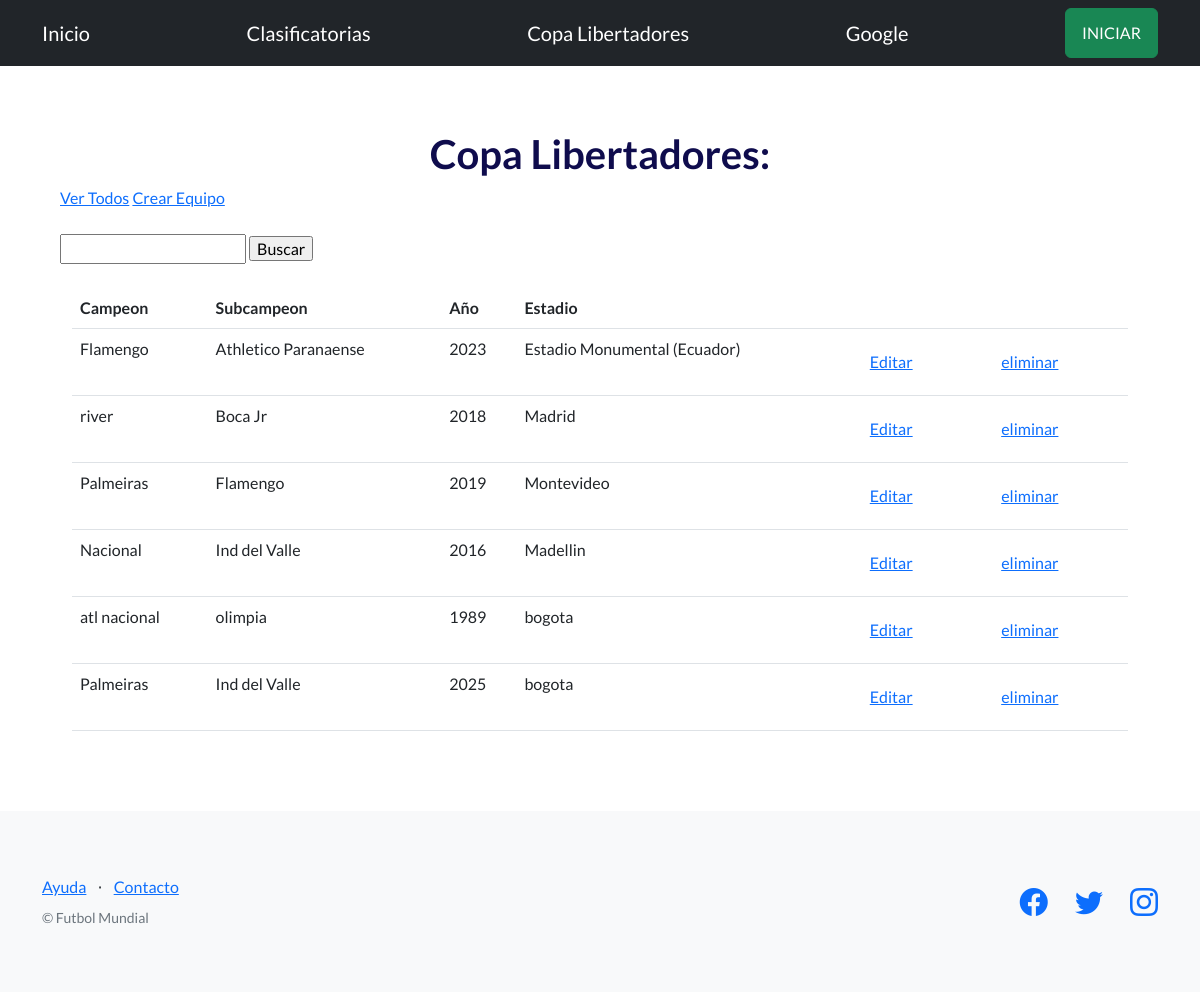
Before: /futbol/copa/ with the older database file.
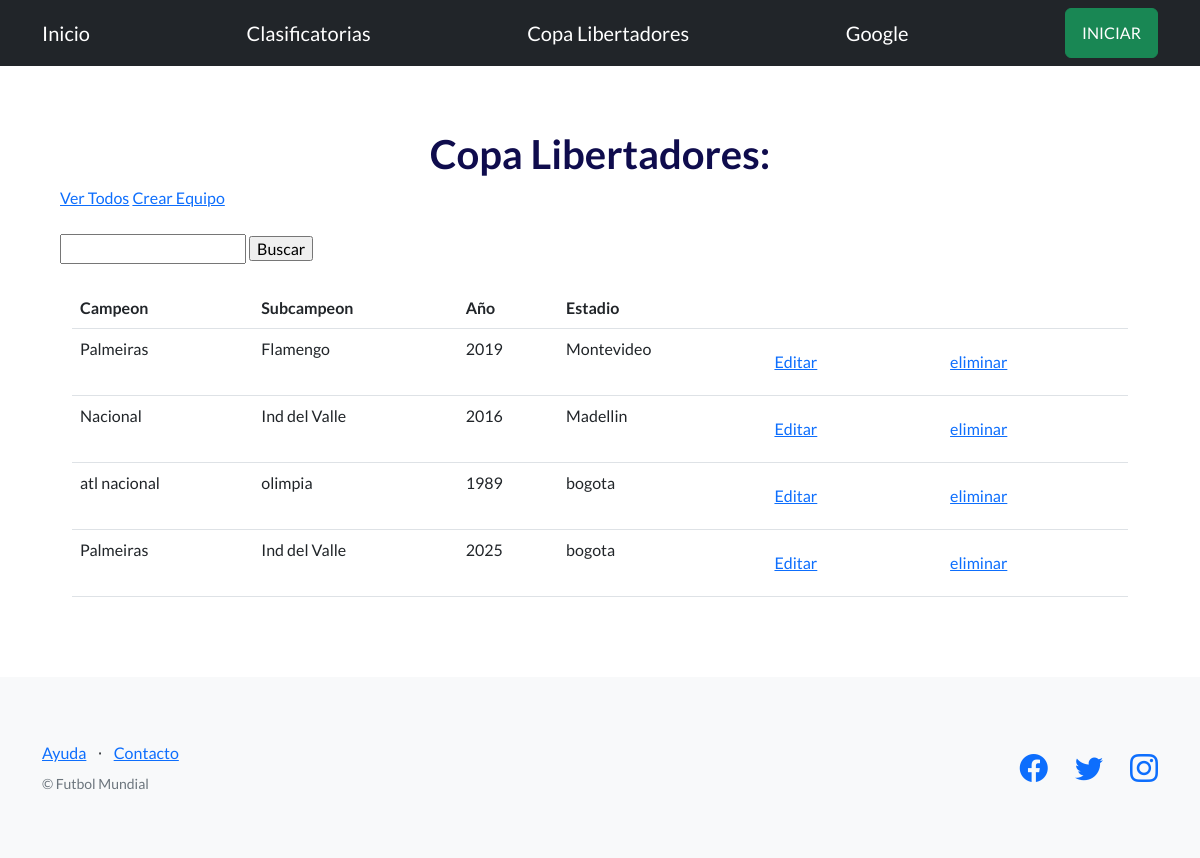
After: the same page with the newer database file.
### control/models.py (models this page shows, shortened)
class Copa_Libertadores(models.Model):
    campeon=models.CharField(max_length=150)
    subcampeon=models.CharField(max_length=150)
    año=models.IntegerField()
    estadio=models.CharField(max_length=250)

### control/views.py (the view)
# urls.py: path("copa/", copa, name="copa"),
def copa(request):
    contexto = {
        "cupos": Copa_Libertadores.objects.all(),
    }
    http_response = render(
        request=request,
        template_name='control/lista_equipos.html',
        context=contexto,
    )
    return http_response

### control/templates/control/lista_equipos.html (shortened to what this page needs)
{% extends "base.html" %}
{% block contenido %}
<h1 style="color: rgb(15, 12, 77);">
    <div style="text-align: center;">
        Copa Libertadores:
    </div>
</h1>
<a href="{% url 'copa' %}">Ver Todos</a>
<a href="{% url 'crear_equipo' %}">Crear Equipo</a>
<br><br>
<form action="{% url 'buscar_equipos' %}" method="post">
  <input type="text" name="busqueda">
  <input type="submit" value="Buscar">
</form>
<br>
<div class="container">
<table class="table">
  <tbody>
    <tr>
      <th>Campeon</th>
      <th>Subcampeon</th>
      <th>Año</th>
      <th>Estadio</th>
      <th></th>
      <th></th>
    </tr>
    {% for cupo in cupos %}
    <tr>
      <td>{{ cupo.campeon }}</td>
      <td>{{ cupo.subcampeon }}</td>
      <td>{{ cupo.año }}</td>
      <td>{{ cupo.estadio }}</td>
      <td>
        <a class="btn btn-link" href="{% url 'editar_equipo' cupo.id %}">Editar</a>
      </td>
      <td>
        <form action="{% url 'eliminar_equipo' cupo.id %}" method="post">
          <input type="submit" class="btn btn-link" value="eliminar"/>
        </form>
      </td>
    </tr>
  {% endfor %}
  </tbody>
</table>
</div>
{% endblock contenido %}

Changed rows visible on the page:
removed Copa_Libertadores: campeon "Flamengo", subcampeon "Athletico Paranaense", año "2023", estadio "Estadio Monumental (Ecuador)"
removed Copa_Libertadores: campeon "river", subcampeon "Boca Jr", año "2018", estadio "Madrid"
